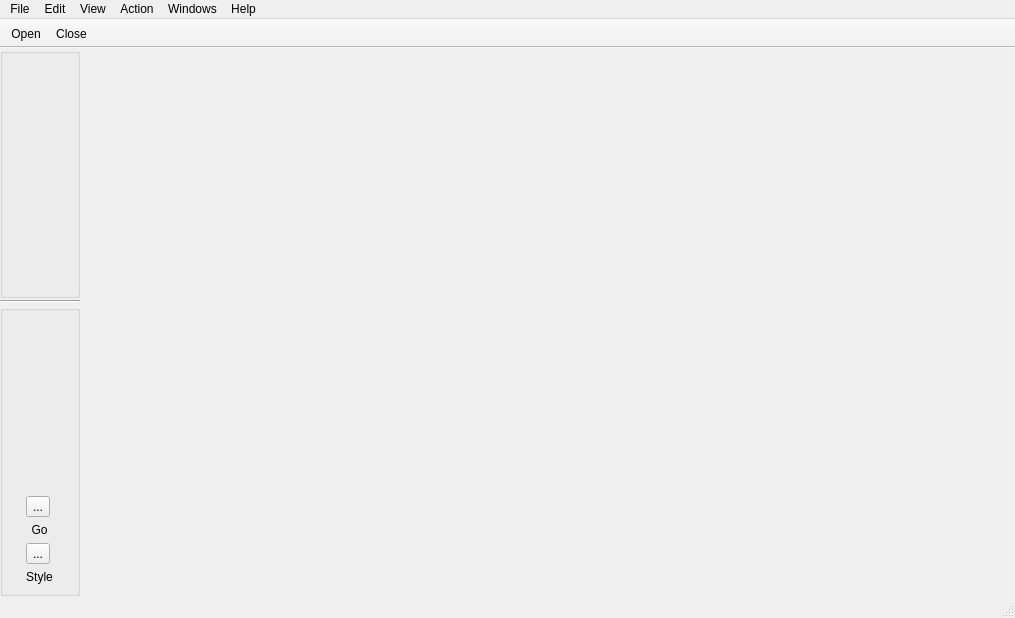
<?xml version="1.0" encoding="UTF-8"?>
<ui version="4.0">
 <class>StyleWindow</class>
 <widget class="QMainWindow" name="StyleWindow">
  <property name="geometry">
   <rect>
    <x>0</x>
    <y>0</y>
    <width>1015</width>
    <height>618</height>
   </rect>
  </property>
  <property name="windowTitle">
   <string>MainWindow</string>
  </property>
  <widget class="QWidget" name="centralwidget">
   <layout class="QGridLayout" name="gridLayout">
    <property name="leftMargin">
     <number>0</number>
    </property>
    <property name="topMargin">
     <number>0</number>
    </property>
    <property name="rightMargin">
     <number>0</number>
    </property>
    <property name="bottomMargin">
     <number>0</number>
    </property>
    <property name="spacing">
     <number>0</number>
    </property>
    <item row="0" column="0">
     <widget class="QWidget" name="widget" native="true">
      <property name="minimumSize">
       <size>
        <width>80</width>
        <height>0</height>
       </size>
      </property>
      <layout class="QGridLayout" name="gridLayout_2">
       <property name="leftMargin">
        <number>0</number>
       </property>
       <property name="topMargin">
        <number>0</number>
       </property>
       <property name="rightMargin">
        <number>0</number>
       </property>
       <property name="bottomMargin">
        <number>0</number>
       </property>
       <property name="spacing">
        <number>2</number>
       </property>
       <item row="0" column="0">
        <widget class="QGroupBox" name="groupBox">
         <property name="minimumSize">
          <size>
           <width>0</width>
           <height>250</height>
          </size>
         </property>
         <property name="title">
          <string/>
         </property>
         <layout class="QGridLayout" name="gridLayout_4">
          <property name="leftMargin">
           <number>2</number>
          </property>
          <property name="topMargin">
           <number>2</number>
          </property>
          <property name="rightMargin">
           <number>2</number>
          </property>
          <property name="bottomMargin">
           <number>2</number>
          </property>
          <property name="spacing">
           <number>2</number>
          </property>
          <item row="0" column="0">
           <widget class="IconButton" name="iconbtn1" native="true"/>
          </item>
          <item row="1" column="0">
           <widget class="IconButton" name="iconbtn2" native="true"/>
          </item>
          <item row="4" column="0">
           <widget class="IconButton" name="iconbtn5" native="true"/>
          </item>
          <item row="2" column="0">
           <widget class="IconButton" name="iconbtn3" native="true"/>
          </item>
          <item row="3" column="0">
           <widget class="IconButton" name="iconbtn4" native="true"/>
          </item>
         </layout>
        </widget>
       </item>
       <item row="1" column="0">
        <widget class="Line" name="line">
         <property name="orientation">
          <enum>Qt::Horizontal</enum>
         </property>
        </widget>
       </item>
       <item row="2" column="0">
        <widget class="QGroupBox" name="groupBox_2">
         <property name="title">
          <string/>
         </property>
         <layout class="QGridLayout" name="gridLayout_3">
          <item row="4" column="0">
           <widget class="QLabel" name="label_6">
            <property name="text">
             <string>Style</string>
            </property>
            <property name="alignment">
             <set>Qt::AlignCenter</set>
            </property>
           </widget>
          </item>
          <item row="1" column="0">
           <widget class="QToolButton" name="toolButton_5">
            <property name="text">
             <string>...</string>
            </property>
           </widget>
          </item>
          <item row="2" column="0">
           <widget class="QLabel" name="label_5">
            <property name="text">
             <string>Go</string>
            </property>
            <property name="alignment">
             <set>Qt::AlignCenter</set>
            </property>
           </widget>
          </item>
          <item row="3" column="0">
           <widget class="QToolButton" name="toolButton_8">
            <property name="text">
             <string>...</string>
            </property>
           </widget>
          </item>
          <item row="0" column="0">
           <spacer name="verticalSpacer">
            <property name="orientation">
             <enum>Qt::Vertical</enum>
            </property>
            <property name="sizeHint" stdset="0">
             <size>
              <width>20</width>
              <height>40</height>
             </size>
            </property>
           </spacer>
          </item>
         </layout>
        </widget>
       </item>
      </layout>
     </widget>
    </item>
    <item row="0" column="1">
     <widget class="QStackedWidget" name="stackedWidget">
      <widget class="QWidget" name="page">
       <layout class="QGridLayout" name="gridLayout_5"/>
      </widget>
     </widget>
    </item>
   </layout>
  </widget>
  <widget class="QMenuBar" name="menubar">
   <property name="geometry">
    <rect>
     <x>0</x>
     <y>0</y>
     <width>1015</width>
     <height>22</height>
    </rect>
   </property>
   <widget class="QMenu" name="menuFile">
    <property name="title">
     <string>File</string>
    </property>
    <addaction name="actionOpen"/>
    <addaction name="actionClose"/>
   </widget>
   <widget class="QMenu" name="menuEdit">
    <property name="title">
     <string>Edit</string>
    </property>
   </widget>
   <widget class="QMenu" name="menuView">
    <property name="title">
     <string>View</string>
    </property>
   </widget>
   <widget class="QMenu" name="menuAction">
    <property name="title">
     <string>Action</string>
    </property>
   </widget>
   <widget class="QMenu" name="menuWindows">
    <property name="title">
     <string>Windows</string>
    </property>
   </widget>
   <widget class="QMenu" name="menuHelp">
    <property name="title">
     <string>Help</string>
    </property>
   </widget>
   <addaction name="menuFile"/>
   <addaction name="menuEdit"/>
   <addaction name="menuView"/>
   <addaction name="menuAction"/>
   <addaction name="menuWindows"/>
   <addaction name="menuHelp"/>
  </widget>
  <widget class="QStatusBar" name="statusbar"/>
  <widget class="QToolBar" name="toolBar">
   <property name="windowTitle">
    <string>toolBar</string>
   </property>
   <property name="movable">
    <bool>false</bool>
   </property>
   <attribute name="toolBarArea">
    <enum>TopToolBarArea</enum>
   </attribute>
   <attribute name="toolBarBreak">
    <bool>false</bool>
   </attribute>
   <addaction name="actionOpen"/>
   <addaction name="actionClose"/>
  </widget>
  <action name="actionOpen">
   <property name="text">
    <string>Open</string>
   </property>
  </action>
  <action name="actionClose">
   <property name="text">
    <string>Close</string>
   </property>
  </action>
 </widget>
 <customwidgets>
  <customwidget>
   <class>IconButton</class>
   <extends>QWidget</extends>
   <header>iconbutton.h</header>
   <container>1</container>
  </customwidget>
 </customwidgets>
 <resources/>
 <connections/>
</ui>
